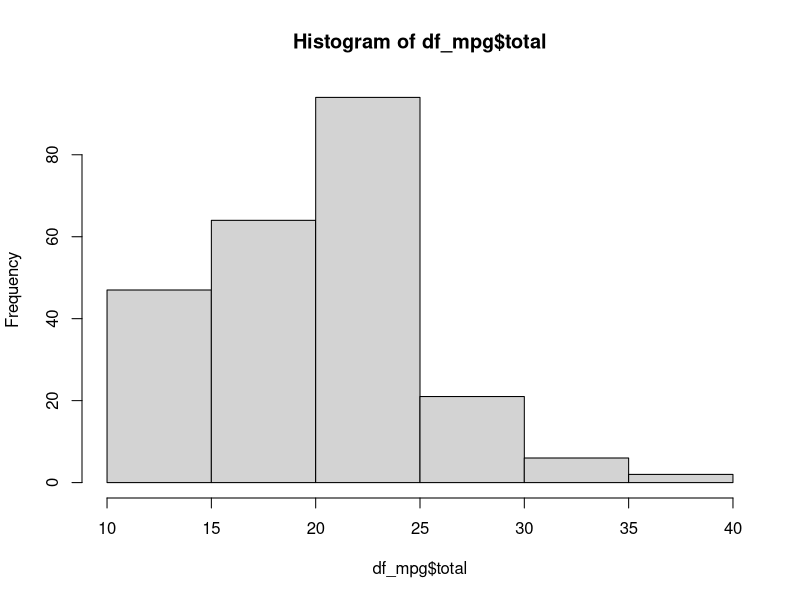
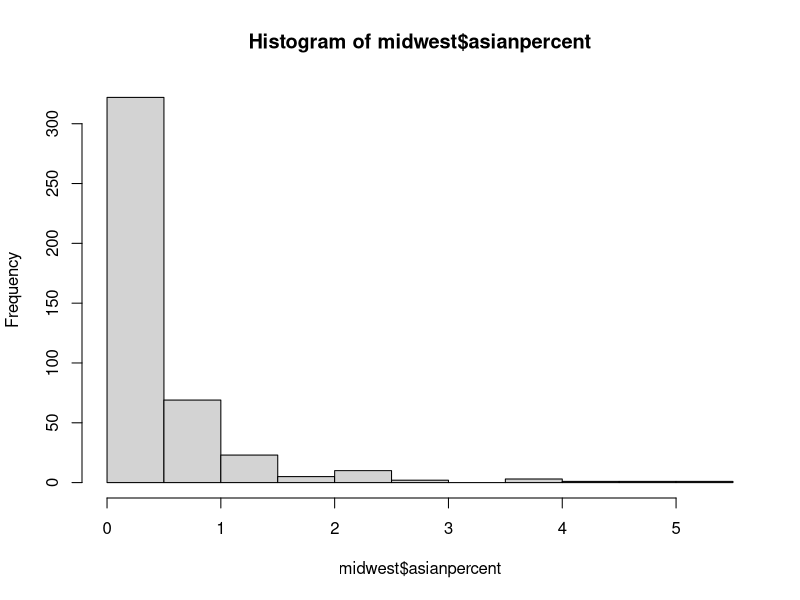

Write R code to recreate these figures, in order. (Note: this script raises an error after producing the figures.)
#load(file='Data/df_raw.original.rda')
library(dplyr)

df_raw <- data.frame(var1 = c(1,2,1), 
                     var2 = c(2,3,2))
df_new <- df_raw

#munging 1단계 -- 변수명바꾸기
df_new <- rename(df_new , v2 = var2)
help(rename) #function의 소속 package 알고싶으면 help 하면됨
?rename


df_mpg <- as.data.frame(ggplot2::mpg)

df_mpg
copy_df_mpg <- df_mpg
copy_df_mpg <- rename(copy_df_mpg ,city = cty, highway=hwy)
copy_df_mpg

df_mpg$total <- (df_mpg$cty + df_mpg$hwy)/2  
summary(df_mpg$total)
hist(df_mpg$total)
#ifelse() : T, F 한번에 처리
df_mpg$test <-ifelse(df_mpg$total>=20, 'pass', 'NA')
#df 내의 변수 한개로 빈도표 생성하기 
table(df_mpg$test) 
df_mpg$test <- c(1,2,3)
df_mpg$grade <- ifelse(df_mpg$total >=30, "A",
                       ifelse(df_mpg$total>=20 , "B", "C"))

head(df_mpg,20)
table(df_mpg$grade)

library(ggplot2)
library(dplyr)

midwest<-as.data.frame(ggplot2::midwest)
midwest
View(midwest)
dim(midwest)
str(midwest)
summary(midwest)

midwest <-rename(midwest, total = poptotal, asian = popasian)
names(midwest)
midwest$asianpercent <- (midwest$asian/midwest$total)*100
hist(midwest$asianpercent)

midwest$asianrate <-ifelse(midwest$asianpercent>=avg_asian, "large","small")
avg_asian <- mean(midwest$asianpercent)
table(midwest$asianrate)
qplot(midwest$asianrate)



